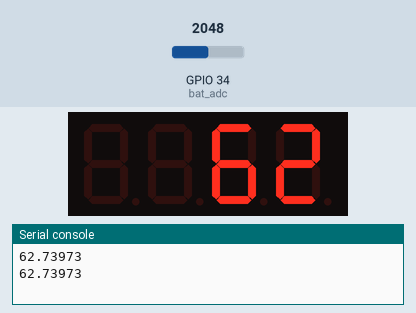
Simulated run of this program. Board: ESP32 board running MicroPython. On the bench: 4-digit seven-segment display, the last lines printed to the serial console. The test bench sets the inputs (shaded band); at power-on: GPIO 34 (bat_adc) = 2048 (analog values on the 0–4095 scale).

Above: at 1.2 s.
1.3 s: GPIO 34 (bat_adc) set to 1649
At 2.6 s:
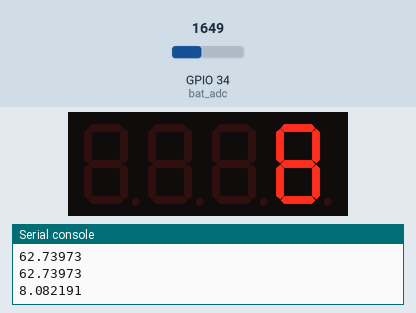
3.5 s: GPIO 34 (bat_adc) set to 1537
At 4.7 s:
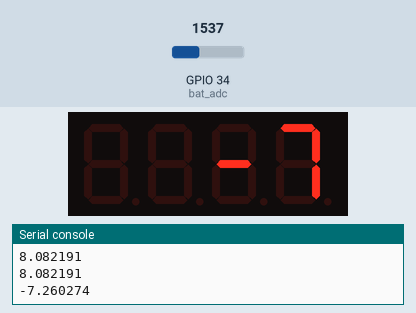
5.5 s: GPIO 34 (bat_adc) set to 1228
At 7.0 s:
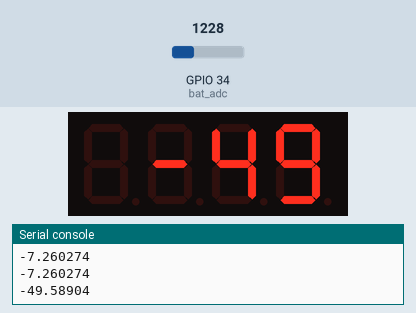
7.5 s: GPIO 34 (bat_adc) set to 2047
At 9.2 s:
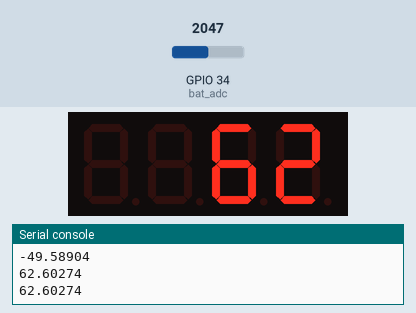
Timing chart, 0 to 10.5 s (numbered marks = the images above; inputs shaded):
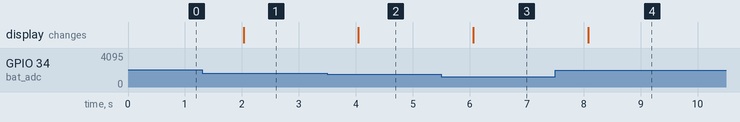

The program:

Krav7.py
```python
# Krav: Løsningen bør kunne fremvise batteriniveau på løsningens hardwaredel.
import tm1637
from time import sleep
from machine import Pin, ADC

tm_bat = tm1637.TM1637(clk=Pin(32), dio=Pin(33))

bat_adc = ADC(Pin(34))
bat_adc.atten(ADC.ATTN_11DB)

#Kode tager et gennemsnit af adc værdien og omregner til procent
#Kode inspiration taget fra Bo Hansen, twoway_remote_data.py
def get_battery_percent():
    adc_val = 0
    for i in range(64):
        adc_val += bat_adc.read()
    adc64_val = adc_val >> 6
    bat_percent = (adc64_val - 1590) / 7.3
    return bat_percent

while True:
    tm_bat.number(int(get_battery_percent()))
    print(get_battery_percent())
    sleep(1)
```

Measured:
- the behaviour switches between 1583 and 1582 on GPIO 34 (bat_adc) (found by bisection; images 1 and 2)
- after the input at 1.3 s, the display: changes after 0.73 s (image 1)
- after the input at 3.5 s, the display: changes after 0.55 s (image 2)
- after the input at 5.5 s, the display: changes after 0.57 s (image 3)
- after the input at 7.5 s, the display: changes after 0.58 s (image 4)
